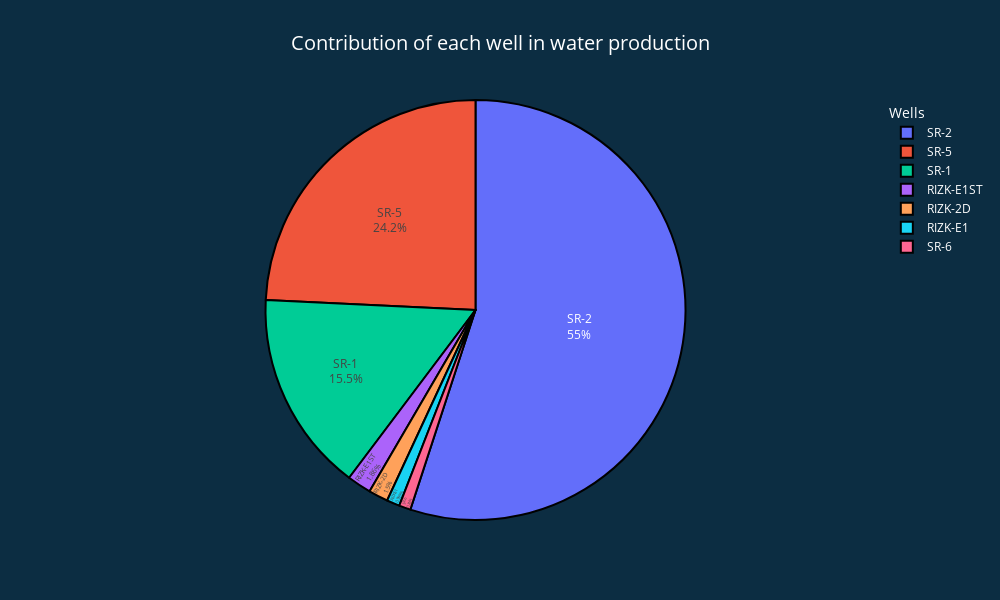

The notebook cell this image was saved under:
### Code cell
#df = pd.DataFrame(company.values, index=company.index, columns=['Well', 'Total'])
company_oil = df.groupby('Well')['ALLOCATED_WATER'].sum().reset_index()

# Create the pie chart
fig_o = px.pie(company_oil, names='Well', values='ALLOCATED_WATER', 
               labels={"Well": "Well", 'ALLOCATED_WATER': "Total oil production (bbls)"},
               title="Contribution of each well in water production")

# Update traces
fig_o.update_traces(textposition='inside', textinfo='percent+label',
                    hoverinfo='percent+label',
                    marker=dict(line=dict(color='#000000', width=2)))

# Update layout
fig_o.update_layout(
    title_x=0.5, title_font_size=20,
    paper_bgcolor="#0C2D42", font_color="#fff",
    legend_title_text="Wells", legend_title_font_size=14,
    width=1000,
    height=600
)

# Show the figure
fig_o.show()

### Figure 1 — Plotly figure (JSON) as saved in the notebook; plotly's stock layout.template omitted (floating-point values rounded to 4 significant figures)
{"data": [{"domain": {"x": [0, 1], "y": [0, 1]}, "hoverinfo": "percent+label", "hovertemplate": "Well=%{label}<br>Total oil production (bbls)=%{value}<extra></extra>", "labels": ["RIZK-2D", "RIZK-E1", "RIZK-E1ST", "SR-1", "SR-2", "SR-5", "SR-6"], "legendgroup": "", "marker": {"line": {"color": "#000000", "width": 2}}, "name": "", "showlegend": true, "textinfo": "percent+label", "textposition": "inside", "type": "pie", "values": [101249, 67446, 125700.0, 1045208, 3715000.0, 1637000.0, 60077]}], "layout": {"font": {"color": "#fff"}, "height": 600, "legend": {"title": {"font": {"size": 14}, "text": "Wells"}, "tracegroupgap": 0}, "paper_bgcolor": "#0C2D42", "title": {"font": {"size": 20}, "text": "Contribution of each well in water production", "x": 0.5}, "width": 1000}}
